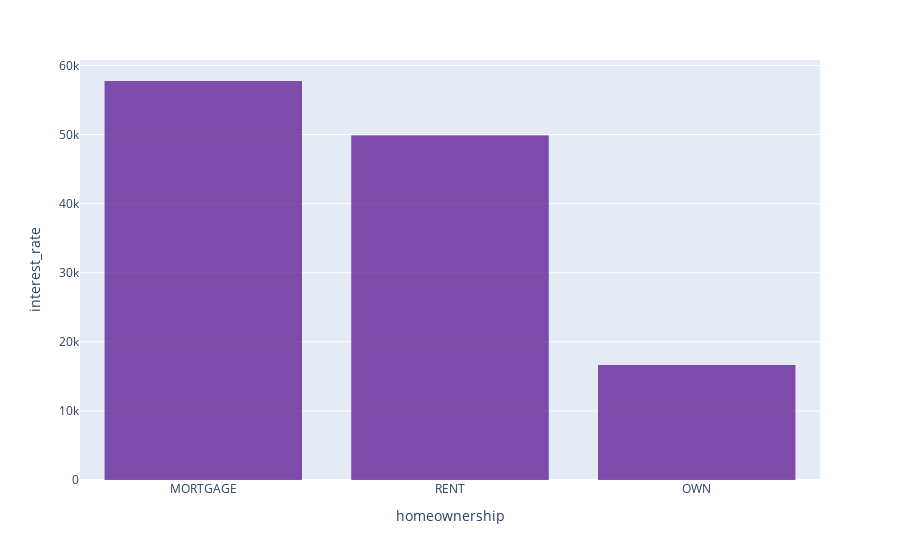

Notebook code for this chart:
### Markdown cell above
**Q7** Can you figure out how to add x labels, y labels, and a title to this graph?

### Code cell
# Your code here
fig = px.bar(DF,
            x='homeownership',
             y='interest_rate',
            color_discrete_sequence=['indigo'])
fig.update_traces(dict(marker_line_width=0))
fig.show()

### Figure 1 — Plotly figure (JSON) as saved in the notebook; plotly's stock layout.template omitted (floating-point values rounded to 4 significant figures; data arrays with more than 128 entries replaced by an {"elided": "..."} marker saying what was removed)
{"data": [{"alignmentgroup": "True", "hovertemplate": "homeownership=%{x}<br>interest_rate=%{y}<extra></extra>", "legendgroup": "", "marker": {"color": "indigo", "line": {"width": 0}, "pattern": {"shape": ""}}, "name": "", "offsetgroup": "", "orientation": "v", "showlegend": false, "textposition": "auto", "type": "bar", "x": {"elided": "10000 str values"}, "xaxis": "x", "y": {"elided": "10000 float values"}, "yaxis": "y"}], "layout": {"autosize": true, "barmode": "relative", "legend": {"tracegroupgap": 0}, "margin": {"t": 60}, "xaxis": {"anchor": "y", "autorange": true, "domain": [0, 1], "range": [-0.5, 2.5], "title": {"text": "homeownership"}, "type": "category"}, "yaxis": {"anchor": "x", "autorange": true, "domain": [0, 1], "range": [0, 60790.0], "title": {"text": "interest_rate"}, "type": "linear"}}}
